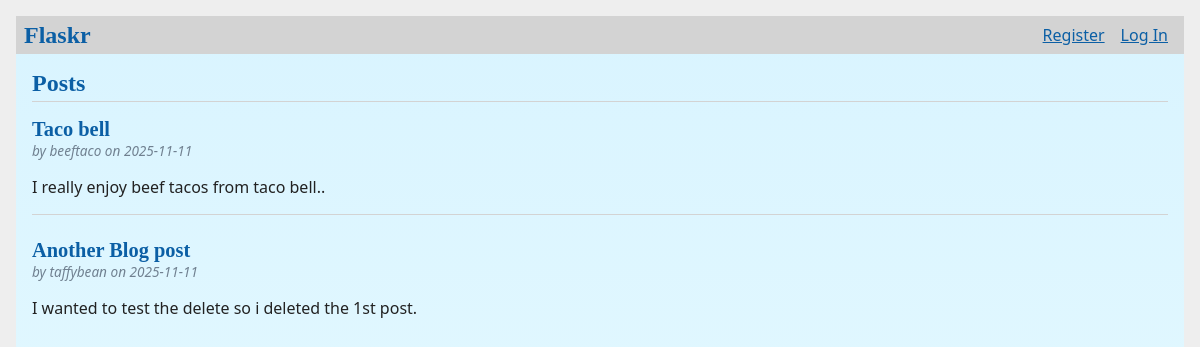
Before: / with the older database file.
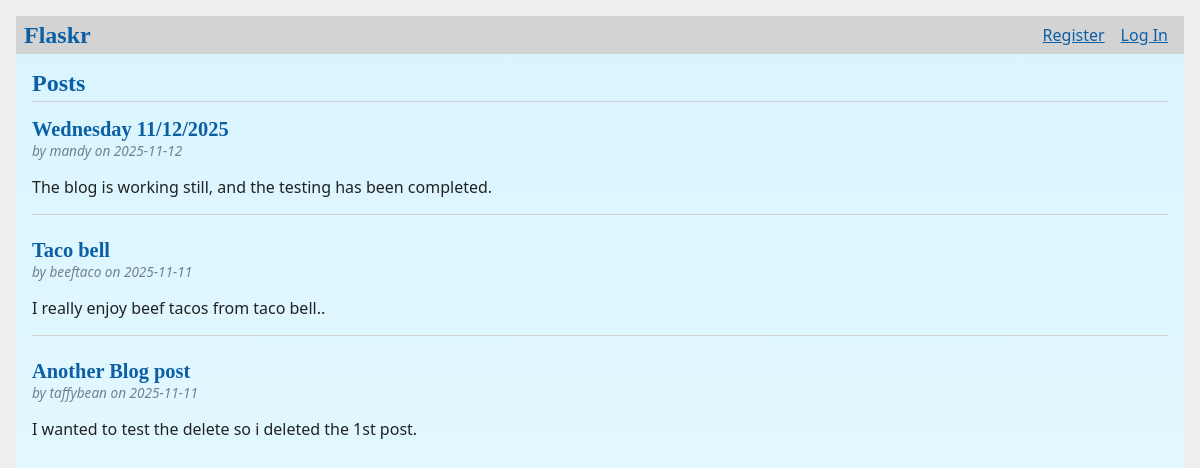
After: the same page with the newer database file.
### tables this page shows
CREATE TABLE post (
  id INTEGER PRIMARY KEY AUTOINCREMENT,
  author_id INTEGER NOT NULL,
  created TIMESTAMP NOT NULL DEFAULT CURRENT_TIMESTAMP,
  title TEXT NOT NULL,
  body TEXT NOT NULL,
  FOREIGN KEY (author_id) REFERENCES user (id)
);

CREATE TABLE user (
  id INTEGER PRIMARY KEY AUTOINCREMENT,
  username TEXT UNIQUE NOT NULL,
  password TEXT NOT NULL
);

### flaskr/blog.py (the view)
@bp.route('/')
def index():
    db = get_db()
    posts = db.execute(
        'SELECT p.id, title, body, created, author_id, username'
        ' FROM post p JOIN user u ON p.author_id = u.id'
        ' ORDER BY created DESC'
    ).fetchall()
    return render_template('blog/index.html', posts=posts)

### flaskr/auth.py (called while the page is built)
@bp.before_app_request
def load_logged_in_user():
    user_id = session.get('user_id')
    if user_id is None:
        g.user = None
    else:
        g.user = get_db().execute(
            'SELECT * FROM user WHERE id = ?', (user_id,)
        ).fetchone()

### flaskr/db.py (called while the page is built)
def get_db():
    if 'db' not in g:
        g.db = sqlite3.connect(
            current_app.config['DATABASE'],
            detect_types=sqlite3.PARSE_DECLTYPES
        )
        g.db.row_factory = sqlite3.Row
    return g.db

### flaskr/templates/blog/index.html (shortened to what this page needs)
{% extends 'base.html' %}
{% block header %}
  <h1>{% block title %}Posts{% endblock %}</h1>
{% endblock %}
{% block content %}
  {% for post in posts %}
    <article class="post">
      <header>
        <div>
          <h1>{{ post['title'] }}</h1>
          <div class="about">by {{ post['username'] }} on {{ post['created'].strftime('%Y-%m-%d') }}</div>
        </div>
      </header>
      <p class="body">{{ post['body'] }}</p>
    </article>
    {% if not loop.last %}
      <hr>
    {% endif %}
  {% endfor %}
{% endblock %}

### flaskr/templates/base.html (shortened to what this page needs)
<!doctype html>
<head>
  <link rel="stylesheet" href="{{ url_for('static', filename='style.css') }}">
</head>
<body>
  <div class="bubbles" aria-hidden="true">
  </div>
  <nav>
    <h1>Flaskr</h1>
    <ul>
      {% if g.user %}
        <li><span>{{ g.user['username'] }}</span>
        <li><a href="{{ url_for('auth.logout') }}">Log Out</a>
      {% else %}
        <li><a href="{{ url_for('auth.register') }}">Register</a>
        <li><a href="{{ url_for('auth.login') }}">Log In</a>
      {% endif %}
    </ul>
  </nav>
  <section class="content">
    <header>
      {% block header %}{% endblock %}
    </header>
    {% block content %}{% endblock %}
  </section>
</body>

### flaskr/static/style.css (style rules this page uses)
body { background: linear-gradient(180deg, #d9f4ff 0%, #e9fbff 100%); min-height: 100vh; margin: 0; color: #222; font-family: system-ui, -apple-system, "Segoe UI", Roboto, "Helvetica Neue", Arial; position: relative; overflow-x: hidden; }
nav, .content { position: relative; z-index: 2; }
.bubbles { position: fixed; inset: 0; z-index: 1; pointer-events: none; overflow: hidden; }
h1 { font-family: serif; color: #0b5fa5; margin: 1rem 0; }
a { color: #0b5fa5; }
hr { border: none; border-top: 1px solid lightgray; }
nav { background: lightgray; display: flex; align-items: center; padding: 0 0.5rem; }
nav h1 { flex: auto; margin: 0; }
nav ul { display: flex; list-style: none; margin: 0; padding: 0; }
nav ul li a, nav ul li span, header .action { display: block; padding: 0.5rem; }
.content { padding: 0 1rem 1rem; }
.content > header { border-bottom: 1px solid lightgray; display: flex; align-items: flex-end; }
.content > header h1 { flex: auto; margin: 1rem 0 0.25rem 0; }
.post > header { display: flex; align-items: flex-end; font-size: 0.85em; }
.post > header > div:first-of-type { flex: auto; }
.post > header h1 { font-size: 1.5em; margin-bottom: 0; }
.post .about { color: slategray; font-style: italic; }
.post .body { white-space: pre-line; }
.content:last-child { margin-bottom: 0; }

Changed rows visible on the page:
added post: title "Wednesday 11/12/2025", username "mandy", created "2025-11-12", body "The blog is working still, and the testing has been completed."
